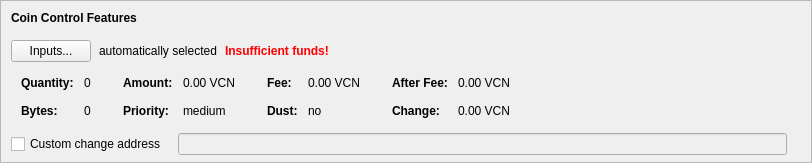
    <widget class="QFrame" name="frameCoinControl">
     <property name="sizePolicy">
      <sizepolicy hsizetype="Expanding" vsizetype="Expanding">
       <horstretch>0</horstretch>
       <verstretch>0</verstretch>
      </sizepolicy>
     </property>
     <property name="maximumSize">
      <size>
       <width>16777215</width>
       <height>16777215</height>
      </size>
     </property>
     <property name="frameShape">
      <enum>QFrame::StyledPanel</enum>
     </property>
     <property name="frameShadow">
      <enum>QFrame::Sunken</enum>
     </property>
     <layout class="QVBoxLayout" name="verticalLayoutCoinControl2">
      <property name="spacing">
       <number>0</number>
      </property>
      <property name="leftMargin">
       <number>0</number>
      </property>
      <property name="topMargin">
       <number>0</number>
      </property>
      <property name="rightMargin">
       <number>0</number>
      </property>
      <property name="bottomMargin">
       <number>6</number>
      </property>
      <item>
       <layout class="QVBoxLayout" name="verticalLayoutCoinControl" stretch="0,0,0,0,1">
        <property name="spacing">
         <number>0</number>
        </property>
        <property name="leftMargin">
         <number>10</number>
        </property>
        <property name="topMargin">
         <number>10</number>
        </property>
        <item>
         <layout class="QHBoxLayout" name="horizontalLayoutCoinControl1">
          <property name="bottomMargin">
           <number>15</number>
          </property>
          <item>
           <widget class="QLabel" name="labelCoinControlFeatures">
            <property name="sizePolicy">
             <sizepolicy hsizetype="Preferred" vsizetype="Maximum">
              <horstretch>0</horstretch>
              <verstretch>0</verstretch>
             </sizepolicy>
            </property>
            <property name="font">
             <font>
              <weight>75</weight>
              <bold>true</bold>
             </font>
            </property>
            <property name="styleSheet">
             <string notr="true">font-weight:bold;</string>
            </property>
            <property name="text">
             <string>Coin Control Features</string>
            </property>
           </widget>
          </item>
         </layout>
        </item>
        <item>
         <layout class="QHBoxLayout" name="horizontalLayoutCoinControl2" stretch="0,0,0,0">
          <property name="spacing">
           <number>8</number>
          </property>
          <property name="bottomMargin">
           <number>10</number>
          </property>
          <item>
           <widget class="QPushButton" name="pushButtonCoinControl">
            <property name="styleSheet">
             <string notr="true"/>
            </property>
            <property name="text">
             <string>Inputs...</string>
            </property>
            <property name="autoDefault">
             <bool>false</bool>
            </property>
           </widget>
          </item>
          <item>
           <widget class="QLabel" name="labelCoinControlAutomaticallySelected">
            <property name="text">
             <string>automatically selected</string>
            </property>
            <property name="margin">
             <number>5</number>
            </property>
           </widget>
          </item>
          <item>
           <widget class="QLabel" name="labelCoinControlInsuffFunds">
            <property name="font">
             <font>
              <weight>75</weight>
              <bold>true</bold>
             </font>
            </property>
            <property name="styleSheet">
             <string notr="true">color:red;font-weight:bold;</string>
            </property>
            <property name="text">
             <string>Insufficient funds!</string>
            </property>
            <property name="margin">
             <number>5</number>
            </property>
           </widget>
          </item>
          <item>
           <spacer name="horizontalSpacerCoinControl">
            <property name="orientation">
             <enum>Qt::Horizontal</enum>
            </property>
            <property name="sizeHint" stdset="0">
             <size>
              <width>40</width>
              <height>1</height>
             </size>
            </property>
           </spacer>
          </item>
         </layout>
        </item>
        <item>
         <widget class="QWidget" name="widgetCoinControl" native="true">
          <property name="sizePolicy">
           <sizepolicy hsizetype="Preferred" vsizetype="Preferred">
            <horstretch>0</horstretch>
            <verstretch>0</verstretch>
           </sizepolicy>
          </property>
          <property name="minimumSize">
           <size>
            <width>0</width>
            <height>0</height>
           </size>
          </property>
          <property name="styleSheet">
           <string notr="true"/>
          </property>
          <layout class="QHBoxLayout" name="horizontalLayoutCoinControl5">
           <property name="leftMargin">
            <number>0</number>
           </property>
           <property name="topMargin">
            <number>0</number>
           </property>
           <property name="rightMargin">
            <number>0</number>
           </property>
           <property name="bottomMargin">
            <number>0</number>
           </property>
           <item>
            <layout class="QHBoxLayout" name="horizontalLayoutCoinControl3" stretch="0,0,0,1">
             <property name="spacing">
              <number>20</number>
             </property>
             <property name="topMargin">
              <number>0</number>
             </property>
             <property name="bottomMargin">
              <number>10</number>
             </property>
             <item>
              <layout class="QFormLayout" name="formLayoutCoinControl1">
               <property name="horizontalSpacing">
                <number>10</number>
               </property>
               <property name="verticalSpacing">
                <number>14</number>
               </property>
               <property name="leftMargin">
                <number>10</number>
               </property>
               <property name="topMargin">
                <number>4</number>
               </property>
               <property name="rightMargin">
                <number>6</number>
               </property>
               <item row="0" column="0">
                <widget class="QLabel" name="labelCoinControlQuantityText">
                 <property name="font">
                  <font>
                   <weight>75</weight>
                   <bold>true</bold>
                  </font>
                 </property>
                 <property name="text">
                  <string>Quantity:</string>
                 </property>
                 <property name="margin">
                  <number>0</number>
                 </property>
                </widget>
               </item>
               <item row="0" column="1">
                <widget class="QLabel" name="labelCoinControlQuantity">
                 <property name="cursor">
                  <cursorShape>IBeamCursor</cursorShape>
                 </property>
                 <property name="contextMenuPolicy">
                  <enum>Qt::ActionsContextMenu</enum>
                 </property>
                 <property name="text">
                  <string notr="true">0</string>
                 </property>
                 <property name="margin">
                  <number>0</number>
                 </property>
                 <property name="textInteractionFlags">
                  <set>Qt::LinksAccessibleByMouse|Qt::TextSelectableByKeyboard|Qt::TextSelectableByMouse</set>
                 </property>
                </widget>
               </item>
               <item row="1" column="0">
                <widget class="QLabel" name="labelCoinControlBytesText">
                 <property name="font">
                  <font>
                   <weight>75</weight>
                   <bold>true</bold>
                  </font>
                 </property>
                 <property name="text">
                  <string>Bytes:</string>
                 </property>
                </widget>
               </item>
               <item row="1" column="1">
                <widget class="QLabel" name="labelCoinControlBytes">
                 <property name="cursor">
                  <cursorShape>IBeamCursor</cursorShape>
                 </property>
                 <property name="contextMenuPolicy">
                  <enum>Qt::ActionsContextMenu</enum>
                 </property>
                 <property name="text">
                  <string notr="true">0</string>
                 </property>
                 <property name="textInteractionFlags">
                  <set>Qt::LinksAccessibleByMouse|Qt::TextSelectableByKeyboard|Qt::TextSelectableByMouse</set>
                 </property>
                </widget>
               </item>
              </layout>
             </item>
             <item>
              <layout class="QFormLayout" name="formLayoutCoinControl2">
               <property name="horizontalSpacing">
                <number>10</number>
               </property>
               <property name="verticalSpacing">
                <number>14</number>
               </property>
               <property name="leftMargin">
                <number>6</number>
               </property>
               <property name="topMargin">
                <number>4</number>
               </property>
               <property name="rightMargin">
                <number>6</number>
               </property>
               <item row="0" column="0">
                <widget class="QLabel" name="labelCoinControlAmountText">
                 <property name="font">
                  <font>
                   <weight>75</weight>
                   <bold>true</bold>
                  </font>
                 </property>
                 <property name="text">
                  <string>Amount:</string>
                 </property>
                 <property name="margin">
                  <number>0</number>
                 </property>
                </widget>
               </item>
               <item row="0" column="1">
                <widget class="QLabel" name="labelCoinControlAmount">
                 <property name="cursor">
                  <cursorShape>IBeamCursor</cursorShape>
                 </property>
                 <property name="contextMenuPolicy">
                  <enum>Qt::ActionsContextMenu</enum>
                 </property>
                 <property name="text">
                  <string notr="true">0.00 VCN</string>
                 </property>
                 <property name="textInteractionFlags">
                  <set>Qt::LinksAccessibleByMouse|Qt::TextSelectableByKeyboard|Qt::TextSelectableByMouse</set>
                 </property>
                </widget>
               </item>
               <item row="1" column="0">
                <widget class="QLabel" name="labelCoinControlPriorityText">
                 <property name="font">
                  <font>
                   <weight>75</weight>
                   <bold>true</bold>
                  </font>
                 </property>
                 <property name="text">
                  <string>Priority:</string>
                 </property>
                </widget>
               </item>
               <item row="1" column="1">
                <widget class="QLabel" name="labelCoinControlPriority">
                 <property name="cursor">
                  <cursorShape>IBeamCursor</cursorShape>
                 </property>
                 <property name="contextMenuPolicy">
                  <enum>Qt::ActionsContextMenu</enum>
                 </property>
                 <property name="text">
                  <string notr="true">medium</string>
                 </property>
                 <property name="textInteractionFlags">
                  <set>Qt::LinksAccessibleByMouse|Qt::TextSelectableByKeyboard|Qt::TextSelectableByMouse</set>
                 </property>
                </widget>
               </item>
              </layout>
             </item>
             <item>
              <layout class="QFormLayout" name="formLayoutCoinControl3">
               <property name="horizontalSpacing">
                <number>10</number>
               </property>
               <property name="verticalSpacing">
                <number>14</number>
               </property>
               <property name="leftMargin">
                <number>6</number>
               </property>
               <property name="topMargin">
                <number>4</number>
               </property>
               <property name="rightMargin">
                <number>6</number>
               </property>
               <item row="0" column="0">
                <widget class="QLabel" name="labelCoinControlFeeText">
                 <property name="font">
                  <font>
                   <weight>75</weight>
                   <bold>true</bold>
                  </font>
                 </property>
                 <property name="text">
                  <string>Fee:</string>
                 </property>
                 <property name="margin">
                  <number>0</number>
                 </property>
                </widget>
               </item>
               <item row="0" column="1">
                <widget class="QLabel" name="labelCoinControlFee">
                 <property name="cursor">
                  <cursorShape>IBeamCursor</cursorShape>
                 </property>
                 <property name="contextMenuPolicy">
                  <enum>Qt::ActionsContextMenu</enum>
                 </property>
                 <property name="text">
                  <string notr="true">0.00 VCN</string>
                 </property>
                 <property name="textInteractionFlags">
                  <set>Qt::LinksAccessibleByMouse|Qt::TextSelectableByKeyboard|Qt::TextSelectableByMouse</set>
                 </property>
                </widget>
               </item>
               <item row="1" column="0">
                <widget class="QLabel" name="labelCoinControlLowOutputText">
                 <property name="font">
                  <font>
                   <weight>75</weight>
                   <bold>true</bold>
                  </font>
                 </property>
                 <property name="text">
                  <string>Dust:</string>
                 </property>
                </widget>
               </item>
               <item row="1" column="1">
                <widget class="QLabel" name="labelCoinControlLowOutput">
                 <property name="cursor">
                  <cursorShape>IBeamCursor</cursorShape>
                 </property>
                 <property name="contextMenuPolicy">
                  <enum>Qt::ActionsContextMenu</enum>
                 </property>
                 <property name="text">
                  <string notr="true">no</string>
                 </property>
                 <property name="textInteractionFlags">
                  <set>Qt::LinksAccessibleByMouse|Qt::TextSelectableByKeyboard|Qt::TextSelectableByMouse</set>
                 </property>
                </widget>
               </item>
              </layout>
             </item>
             <item>
              <layout class="QFormLayout" name="formLayoutCoinControl4">
               <property name="horizontalSpacing">
                <number>10</number>
               </property>
               <property name="verticalSpacing">
                <number>14</number>
               </property>
               <property name="leftMargin">
                <number>6</number>
               </property>
               <property name="topMargin">
                <number>4</number>
               </property>
               <property name="rightMargin">
                <number>6</number>
               </property>
               <item row="0" column="0">
                <widget class="QLabel" name="labelCoinControlAfterFeeText">
                 <property name="font">
                  <font>
                   <weight>75</weight>
                   <bold>true</bold>
                  </font>
                 </property>
                 <property name="text">
                  <string>After Fee:</string>
                 </property>
                 <property name="margin">
                  <number>0</number>
                 </property>
                </widget>
               </item>
               <item row="0" column="1">
                <widget class="QLabel" name="labelCoinControlAfterFee">
                 <property name="cursor">
                  <cursorShape>IBeamCursor</cursorShape>
                 </property>
                 <property name="contextMenuPolicy">
                  <enum>Qt::ActionsContextMenu</enum>
                 </property>
                 <property name="text">
                  <string notr="true">0.00 VCN</string>
                 </property>
                 <property name="textInteractionFlags">
                  <set>Qt::LinksAccessibleByMouse|Qt::TextSelectableByKeyboard|Qt::TextSelectableByMouse</set>
                 </property>
                </widget>
               </item>
               <item row="1" column="0">
                <widget class="QLabel" name="labelCoinControlChangeText">
                 <property name="font">
                  <font>
                   <weight>75</weight>
                   <bold>true</bold>
                  </font>
                 </property>
                 <property name="text">
                  <string>Change:</string>
                 </property>
                </widget>
               </item>
               <item row="1" column="1">
                <widget class="QLabel" name="labelCoinControlChange">
                 <property name="cursor">
                  <cursorShape>IBeamCursor</cursorShape>
                 </property>
                 <property name="contextMenuPolicy">
                  <enum>Qt::ActionsContextMenu</enum>
                 </property>
                 <property name="text">
                  <string notr="true">0.00 VCN</string>
                 </property>
                 <property name="textInteractionFlags">
                  <set>Qt::LinksAccessibleByMouse|Qt::TextSelectableByKeyboard|Qt::TextSelectableByMouse</set>
                 </property>
                </widget>
               </item>
              </layout>
             </item>
            </layout>
           </item>
          </layout>
         </widget>
        </item>
        <item>
         <layout class="QHBoxLayout" name="horizontalLayoutCoinControl4" stretch="0,0,0">
          <property name="spacing">
           <number>12</number>
          </property>
          <property name="sizeConstraint">
           <enum>QLayout::SetDefaultConstraint</enum>
          </property>
          <property name="topMargin">
           <number>5</number>
          </property>
          <property name="rightMargin">
           <number>5</number>
          </property>
          <item>
           <widget class="QCheckBox" name="checkBoxCoinControlChange">
            <property name="toolTip">
             <string>If this is activated, but the change address is empty or invalid, change will be sent to a newly generated address.</string>
            </property>
            <property name="text">
             <string>Custom change address</string>
            </property>
           </widget>
          </item>
          <item>
           <widget class="QValidatedLineEdit" name="lineEditCoinControlChange">
            <property name="enabled">
             <bool>false</bool>
            </property>
            <property name="sizePolicy">
             <sizepolicy hsizetype="Expanding" vsizetype="Fixed">
              <horstretch>0</horstretch>
              <verstretch>0</verstretch>
             </sizepolicy>
            </property>
           </widget>
          </item>
          <item>
           <widget class="QLabel" name="labelCoinControlChangeLabel">
            <property name="sizePolicy">
             <sizepolicy hsizetype="Preferred" vsizetype="Expanding">
              <horstretch>0</horstretch>
              <verstretch>0</verstretch>
             </sizepolicy>
            </property>
            <property name="minimumSize">
             <size>
              <width>0</width>
              <height>0</height>
             </size>
            </property>
            <property name="text">
             <string/>
            </property>
            <property name="margin">
             <number>3</number>
            </property>
           </widget>
          </item>
         </layout>
        </item>
        <item>
         <spacer name="verticalSpacerCoinControl">
          <property name="orientation">
           <enum>Qt::Vertical</enum>
          </property>
          <property name="sizeHint" stdset="0">
           <size>
            <width>800</width>
            <height>1</height>
           </size>
          </property>
         </spacer>
        </item>
       </layout>
      </item>
     </layout>
    </widget>
